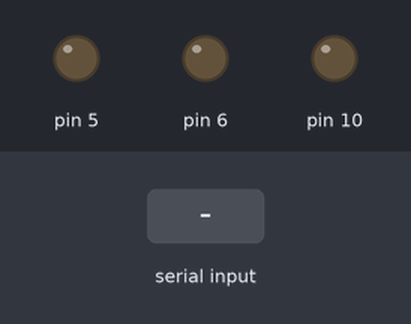
Bench run of a sketch on a simulated Arduino Uno, built with avr-gcc and run on an emulated ATmega328P. Parts: output pins drawn as LEDs (lit = HIGH). Inputs (shaded band) come from the test bench.

Above: at 1.2 s.
1.3 s: "F" received over Serial
At 2.3 s:
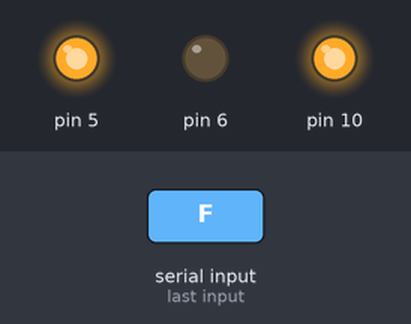
2.8 s: "B" received over Serial
At 3.5 s:
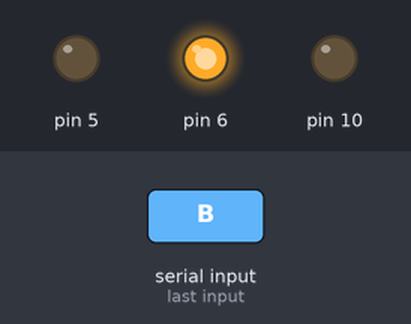
4.3 s: "L" received over Serial
At 4.6 s:
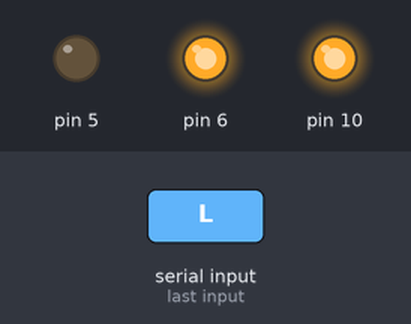
5.8 s: "R" received over Serial
At 7.0 s:
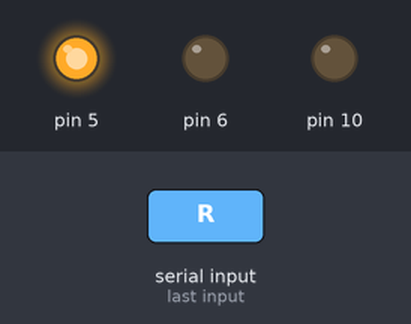
7.3 s: "S" received over Serial
At 8.1 s:
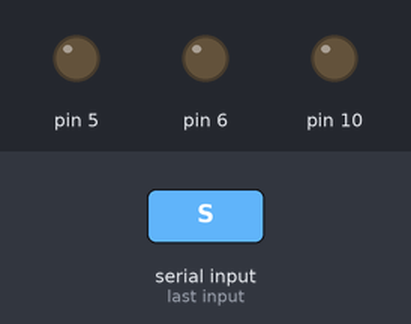
Timing chart, 0 to 9.8 s (numbered marks = the images above; inputs shaded):
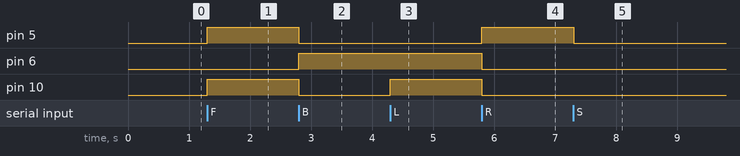

Measured:
- after the input at 1.3 s, pin 5, pin 10: LOW → HIGH at once
- after the input at 2.8 s, pin 5, pin 10: HIGH → LOW at once; pin 6: LOW → HIGH at once
- after the input at 4.3 s, pin 10: LOW → HIGH at once
- after the input at 5.8 s, pin 5: LOW → HIGH at once; pin 6, pin 10: HIGH → LOW at once
- after the input at 7.3 s, pin 5: HIGH → LOW at once

The sketch:

lilcar.ino
```cpp
// --- Pin Definitions ---
// Motor A (Left Motor)
const int IN1 = 5;
const int IN2 = 6;

// Motor B (Right Motor)
const int IN3 = 10;
const int IN4 = 11;

char command;

void setup() {
  // Set motor control pins as outputs
  pinMode(5, OUTPUT);
  pinMode(6, OUTPUT);
  pinMode(10, OUTPUT);
  pinMode(10, OUTPUT);

  // Initialize serial communication for HC-05
  Serial.begin(9600);

  // Stop the car initially
  stopCar();
}

void loop() {
  // Check if data is available from the Bluetooth module
  if (Serial.available() > 0) {
    command = Serial.read();

    switch (command) {
      case 'F': moveForward();  break;
      case 'B': moveBackward(); break;
      case 'L': turnLeft();     break;
      case 'R': turnRight();    break;
      case 'S': stopCar();      break;
      default:  stopCar();      break;
    }
  }
}

// --- Movement Functions ---

void moveForward() {
  digitalWrite(5, HIGH);
  digitalWrite(6, LOW);
  digitalWrite(10, HIGH);
  digitalWrite(11, LOW);
}

void moveBackward() {
  digitalWrite(5, LOW);
  digitalWrite(6, HIGH);
  digitalWrite(10, LOW);
  digitalWrite(11, HIGH);
}

void turnLeft() {
  digitalWrite(5, LOW);
  digitalWrite(6, HIGH);
  digitalWrite(10, HIGH);
  digitalWrite(11, LOW);
}

void turnRight() {
  digitalWrite(5, HIGH);
  digitalWrite(6, LOW);
  digitalWrite(10, LOW);
  digitalWrite(11, HIGH);
}

void stopCar() {
  digitalWrite(5, LOW);
  digitalWrite(6, LOW);
  digitalWrite(10, LOW);
  digitalWrite(11, LOW);
}
```
